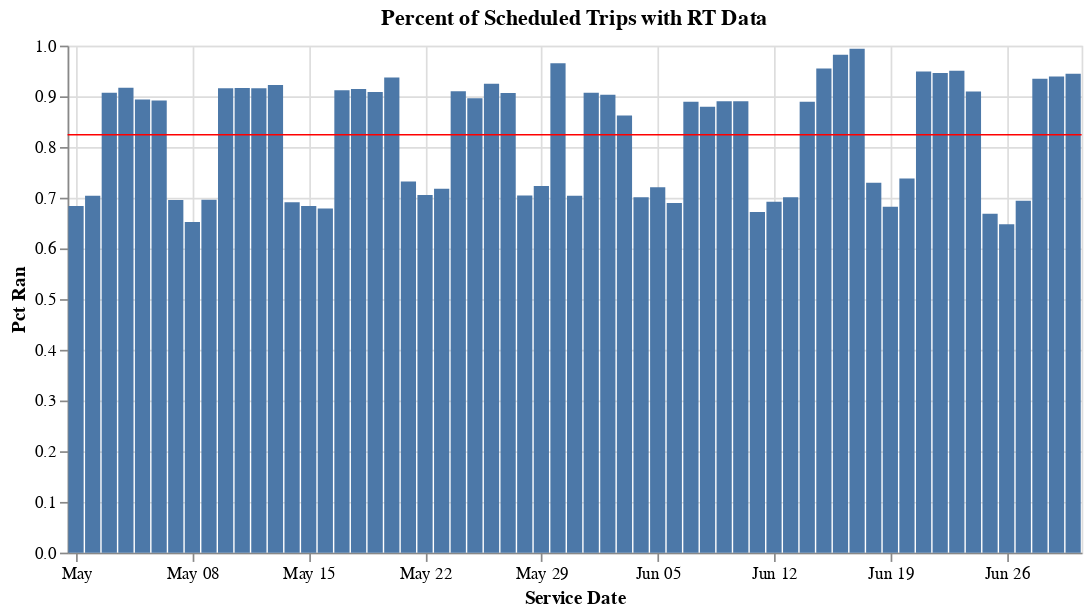

Notebook source saved alongside this figure:
### Code cell
bar = (alt.Chart(rt_sched)
        .mark_bar(size=9)
        .encode(
            x=alt.X('service_date', title=_dla_utils.labeling('service_date'), sort=("x")),
            y=alt.Y('pct_ran', title=_dla_utils.labeling('pct_ran'))
        ).properties(title="Percent of Scheduled Trips with RT Data"))

## mean line
rule = alt.Chart(rt_sched).mark_rule(color='red').encode(
    y='mean(pct_ran):Q'
)


## rolling mean
# line = alt.Chart(rt_sched).mark_line(color='red').transform_window(
#     # The field to average
#     rolling_mean='mean(pct_ran)',
#     # The number of values before and after the current value to include.
#     frame=[-3, 0]
# ).encode(
#     x='service_date:O',
#     y='rolling_mean:Q'
# )

(bar + rule).properties(width=600)

### Figure 1 — Vega-Lite specification as saved in the notebook (floating-point values rounded to 4 significant figures)
{"config": {"view": {"continuousWidth": 400, "continuousHeight": 300}}, "layer": [{"mark": {"type": "bar", "size": 9}, "encoding": {"x": {"field": "service_date", "sort": "x", "title": "Service Date", "type": "temporal"}, "y": {"field": "pct_ran", "title": "Pct Ran", "type": "quantitative"}}, "title": "Percent of Scheduled Trips with RT Data"}, {"mark": {"type": "rule", "color": "red"}, "encoding": {"y": {"aggregate": "mean", "field": "pct_ran", "type": "quantitative"}}}], "data": {"name": "data-dfc83a2ef4ac9acb39af6330a9e6175b"}, "width": 600, "$schema": "https://vega.github.io/schema/vega-lite/v4.17.0.json", "datasets": {"data-dfc83a2ef4ac9acb39af6330a9e6175b": [{"calitp_itp_id": 300, "calitp_url_number": 0, "service_date": "2022-06-12T00:00:00", "num_sched": 770, "num_rt": 533, "pct_ran": 0.6922, "weekday": "Sunday"}, {"calitp_itp_id": 300, "calitp_url_number": 0, "service_date": "2022-05-22T00:00:00", "num_sched": 770, "num_rt": 543, "pct_ran": 0.7052, "weekday": "Sunday"}, {"calitp_itp_id": 300, "calitp_url_number": 0, "service_date": "2022-05-15T00:00:00", "num_sched": 771, "num_rt": 527, "pct_ran": 0.6835, "weekday": "Sunday"}, {"calitp_itp_id": 300, "calitp_url_number": 0, "service_date": "2022-05-01T00:00:00", "num_sched": 771, "num_rt": 527, "pct_ran": 0.6835, "weekday": "Sunday"}, {"calitp_itp_id": 300, "calitp_url_number": 0, "service_date": "2022-06-26T00:00:00", "num_sched": 772, "num_rt": 500, "pct_ran": 0.6477, "weekday": "Sunday"}, {"calitp_itp_id": 300, "calitp_url_number": 0, "service_date": "2022-06-05T00:00:00", "num_sched": 773, "num_rt": 557, "pct_ran": 0.7206, "weekday": "Sunday"}, {"calitp_itp_id": 300, "calitp_url_number": 0, "service_date": "2022-05-29T00:00:00", "num_sched": 773, "num_rt": 559, "pct_ran": 0.7232, "weekday": "Sunday"}, {"calitp_itp_id": 300, "calitp_url_number": 0, "service_date": "2022-05-08T00:00:00", "num_sched": 773, "num_rt": 504, "pct_ran": 0.652, "weekday": "Sunday"}, {"calitp_itp_id": 300, "calitp_url_number": 0, "service_date": "2022-06-19T00:00:00", "num_sched": 774, "num_rt": 528, "pct_ran": 0.6822, "weekday": "Sunday"}, {"calitp_itp_id": 300, "calitp_url_number": 0, "service_date": "2022-06-29T00:00:00", "num_sched": 1548, "num_rt": 1454, "pct_ran": 0.9393, "weekday": "Wednesday"}, {"calitp_itp_id": 300, "calitp_url_number": 0, "service_date": "2022-06-10T00:00:00", "num_sched": 1552, "num_rt": 1382, "pct_ran": 0.8905, "weekday": "Friday"}, {"calitp_itp_id": 300, "calitp_url_number": 0, "service_date": "2022-06-24T00:00:00", "num_sched": 1556, "num_rt": 1415, "pct_ran": 0.9094, "weekday": "Friday"}, {"calitp_itp_id": 300, "calitp_url_number": 0, "service_date": "2022-06-23T00:00:00", "num_sched": 1558, "num_rt": 1481, "pct_ran": 0.9506, "weekday": "Thursday"}, {"calitp_itp_id": 300, "calitp_url_number": 0, "service_date": "2022-06-28T00:00:00", "num_sched": 1559, "num_rt": 1457, "pct_ran": 0.9346, "weekday": "Tuesday"}, {"calitp_itp_id": 300, "calitp_url_number": 0, "service_date": "2022-05-13T00:00:00", "num_sched": 1560, "num_rt": 1439, "pct_ran": 0.9224, "weekday": "Friday"}, {"calitp_itp_id": 300, "calitp_url_number": 0, "service_date": "2022-05-06T00:00:00", "num_sched": 1561, "num_rt": 1392, "pct_ran": 0.8917, "weekday": "Friday"}, {"calitp_itp_id": 300, "calitp_url_number": 0, "service_date": "2022-05-27T00:00:00", "num_sched": 1563, "num_rt": 1417, "pct_ran": 0.9066, "weekday": "Friday"}, {"calitp_itp_id": 300, "calitp_url_number": 0, "service_date": "2022-05-20T00:00:00", "num_sched": 1564, "num_rt": 1466, "pct_ran": 0.9373, "weekday": "Friday"}, {"calitp_itp_id": 300, "calitp_url_number": 0, "service_date": "2022-06-21T00:00:00", "num_sched": 1564, "num_rt": 1484, "pct_ran": 0.9488, "weekday": "Tuesday"}, {"calitp_itp_id": 300, "calitp_url_number": 0, "service_date": "2022-06-30T00:00:00", "num_sched": 1568, "num_rt": 1481, "pct_ran": 0.9445, "weekday": "Thursday"}, {"calitp_itp_id": 300, "calitp_url_number": 0, "service_date": "2022-06-22T00:00:00", "num_sched": 1572, "num_rt": 1487, "pct_ran": 0.9459, "weekday": "Wednesday"}, {"calitp_itp_id": 300, "calitp_url_number": 0, "service_date": "2022-05-30T00:00:00", "num_sched": 829, "num_rt": 800, "pct_ran": 0.965, "weekday": "Monday"}, {"calitp_itp_id": 300, "calitp_url_number": 0, "service_date": "2022-06-14T00:00:00", "num_sched": 1602, "num_rt": 1425, "pct_ran": 0.8895, "weekday": "Tuesday"}, {"calitp_itp_id": 300, "calitp_url_number": 0, "service_date": "2022-06-07T00:00:00", "num_sched": 1608, "num_rt": 1430, "pct_ran": 0.8893, "weekday": "Tuesday"}, {"calitp_itp_id": 300, "calitp_url_number": 0, "service_date": "2022-06-03T00:00:00", "num_sched": 1609, "num_rt": 1387, "pct_ran": 0.862, "weekday": "Friday"}, {"calitp_itp_id": 300, "calitp_url_number": 0, "service_date": "2022-06-08T00:00:00", "num_sched": 1610, "num_rt": 1416, "pct_ran": 0.8795, "weekday": "Wednesday"}, {"calitp_itp_id": 300, "calitp_url_number": 0, "service_date": "2022-06-01T00:00:00", "num_sched": 1613, "num_rt": 1463, "pct_ran": 0.907, "weekday": "Wednesday"}, {"calitp_itp_id": 300, "calitp_url_number": 0, "service_date": "2022-06-09T00:00:00", "num_sched": 1613, "num_rt": 1436, "pct_ran": 0.8903, "weekday": "Thursday"}, {"calitp_itp_id": 300, "calitp_url_number": 0, "service_date": "2022-06-02T00:00:00", "num_sched": 1614, "num_rt": 1458, "pct_ran": 0.9033, "weekday": "Thursday"}, {"calitp_itp_id": 300, "calitp_url_number": 0, "service_date": "2022-05-11T00:00:00", "num_sched": 1617, "num_rt": 1482, "pct_ran": 0.9165, "weekday": "Wednesday"}, {"calitp_itp_id": 300, "calitp_url_number": 0, "service_date": "2022-05-26T00:00:00", "num_sched": 1618, "num_rt": 1496, "pct_ran": 0.9246, "weekday": "Thursday"}, {"calitp_itp_id": 300, "calitp_url_number": 0, "service_date": "2022-05-25T00:00:00", "num_sched": 1618, "num_rt": 1450, "pct_ran": 0.8962, "weekday": "Wednesday"}, {"calitp_itp_id": 300, "calitp_url_number": 0, "service_date": "2022-05-10T00:00:00", "num_sched": 1618, "num_rt": 1482, "pct_ran": 0.9159, "weekday": "Tuesday"}, {"calitp_itp_id": 300, "calitp_url_number": 0, "service_date": "2022-05-12T00:00:00", "num_sched": 1619, "num_rt": 1483, "pct_ran": 0.916, "weekday": "Thursday"}, {"calitp_itp_id": 300, "calitp_url_number": 0, "service_date": "2022-05-24T00:00:00", "num_sched": 1619, "num_rt": 1473, "pct_ran": 0.9098, "weekday": "Tuesday"}, {"calitp_itp_id": 300, "calitp_url_number": 0, "service_date": "2022-05-17T00:00:00", "num_sched": 1621, "num_rt": 1478, "pct_ran": 0.9118, "weekday": "Tuesday"}, {"calitp_itp_id": 300, "calitp_url_number": 0, "service_date": "2022-05-04T00:00:00", "num_sched": 1622, "num_rt": 1487, "pct_ran": 0.9168, "weekday": "Wednesday"}, {"calitp_itp_id": 300, "calitp_url_number": 0, "service_date": "2022-05-03T00:00:00", "num_sched": 1624, "num_rt": 1473, "pct_ran": 0.907, "weekday": "Tuesday"}, {"calitp_itp_id": 300, "calitp_url_number": 0, "service_date": "2022-05-19T00:00:00", "num_sched": 1625, "num_rt": 1476, "pct_ran": 0.9083, "weekday": "Thursday"}, {"calitp_itp_id": 300, "calitp_url_number": 0, "service_date": "2022-05-18T00:00:00", "num_sched": 1627, "num_rt": 1488, "pct_ran": 0.9146, "weekday": "Wednesday"}, {"calitp_itp_id": 300, "calitp_url_number": 0, "service_date": "2022-05-05T00:00:00", "num_sched": 1628, "num_rt": 1455, "pct_ran": 0.8937, "weekday": "Thursday"}, {"calitp_itp_id": 300, "calitp_url_number": 0, "service_date": "2022-06-04T00:00:00", "num_sched": 870, "num_rt": 610, "pct_ran": 0.7011, "weekday": "Saturday"}, {"calitp_itp_id": 300, "calitp_url_number": 0, "service_date": "2022-06-25T00:00:00", "num_sched": 871, "num_rt": 582, "pct_ran": 0.6682, "weekday": "Saturday"}, {"calitp_itp_id": 300, "calitp_url_number": 0, "service_date": "2022-06-11T00:00:00", "num_sched": 872, "num_rt": 586, "pct_ran": 0.672, "weekday": "Saturday"}, {"calitp_itp_id": 300, "calitp_url_number": 0, "service_date": "2022-05-28T00:00:00", "num_sched": 873, "num_rt": 615, "pct_ran": 0.7045, "weekday": "Saturday"}, {"calitp_itp_id": 300, "calitp_url_number": 0, "service_date": "2022-05-07T00:00:00", "num_sched": 874, "num_rt": 608, "pct_ran": 0.6957, "weekday": "Saturday"}, {"calitp_itp_id": 300, "calitp_url_number": 0, "service_date": "2022-05-14T00:00:00", "num_sched": 874, "num_rt": 604, "pct_ran": 0.6911, "weekday": "Saturday"}, {"calitp_itp_id": 300, "calitp_url_number": 0, "service_date": "2022-06-18T00:00:00", "num_sched": 877, "num_rt": 640, "pct_ran": 0.7298, "weekday": "Saturday"}, {"calitp_itp_id": 300, "calitp_url_number": 0, "service_date": "2022-05-21T00:00:00", "num_sched": 877, "num_rt": 642, "pct_ran": 0.732, "weekday": "Saturday"}, {"calitp_itp_id": 300, "calitp_url_number": 0, "service_date": "2022-06-27T00:00:00", "num_sched": 1465, "num_rt": 1017, "pct_ran": 0.6942, "weekday": "Monday"}, {"calitp_itp_id": 300, "calitp_url_number": 0, "service_date": "2022-06-20T00:00:00", "num_sched": 1465, "num_rt": 1081, "pct_ran": 0.7379, "weekday": "Monday"}, {"calitp_itp_id": 300, "calitp_url_number": 0, "service_date": "2022-06-15T00:00:00", "num_sched": 1505, "num_rt": 1437, "pct_ran": 0.9548, "weekday": "Wednesday"}, {"calitp_itp_id": 300, "calitp_url_number": 0, "service_date": "2022-06-16T00:00:00", "num_sched": 1514, "num_rt": 1487, "pct_ran": 0.9822, "weekday": "Thursday"}, {"calitp_itp_id": 300, "calitp_url_number": 0, "service_date": "2022-06-13T00:00:00", "num_sched": 1516, "num_rt": 1063, "pct_ran": 0.7012, "weekday": "Monday"}, {"calitp_itp_id": 300, "calitp_url_number": 0, "service_date": "2022-05-31T00:00:00", "num_sched": 1516, "num_rt": 1067, "pct_ran": 0.7038, "weekday": "Tuesday"}, {"calitp_itp_id": 300, "calitp_url_number": 0, "service_date": "2022-06-17T00:00:00", "num_sched": 1516, "num_rt": 1507, "pct_ran": 0.9941, "weekday": "Friday"}, {"calitp_itp_id": 300, "calitp_url_number": 0, "service_date": "2022-05-16T00:00:00", "num_sched": 1518, "num_rt": 1030, "pct_ran": 0.6785, "weekday": "Monday"}, {"calitp_itp_id": 300, "calitp_url_number": 0, "service_date": "2022-05-02T00:00:00", "num_sched": 1519, "num_rt": 1069, "pct_ran": 0.7038, "weekday": "Monday"}, {"calitp_itp_id": 300, "calitp_url_number": 0, "service_date": "2022-06-06T00:00:00", "num_sched": 1520, "num_rt": 1048, "pct_ran": 0.6895, "weekday": "Monday"}, {"calitp_itp_id": 300, "calitp_url_number": 0, "service_date": "2022-05-09T00:00:00", "num_sched": 1523, "num_rt": 1060, "pct_ran": 0.696, "weekday": "Monday"}, {"calitp_itp_id": 300, "calitp_url_number": 0, "service_date": "2022-05-23T00:00:00", "num_sched": 1524, "num_rt": 1094, "pct_ran": 0.7178, "weekday": "Monday"}]}}
